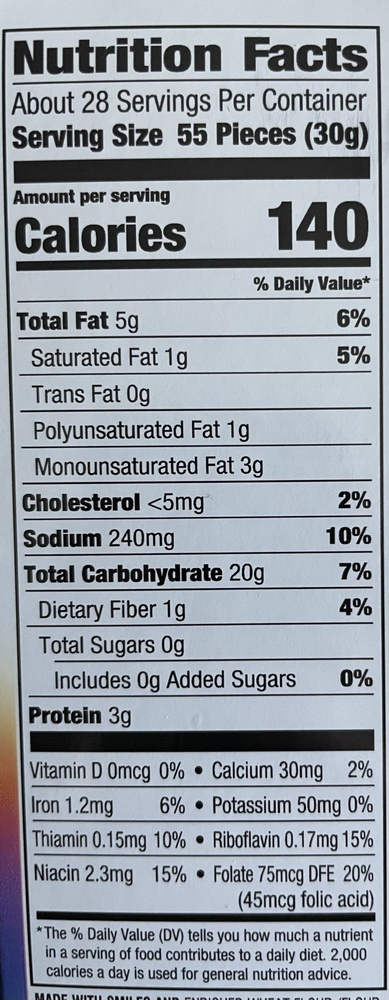
#> input picture Input Images/Goldfish.jpg, 389 x 1000 px, shrunk from 1568 x 4029 before the run, found by its file name
$ python 'Text Detection.py'
#> lines starting #> are read from the running program, lines starting #| are printed output that depends on the picture; after the words box and inside, x2 and y2 are one past the last pixel; in counts of white or black regions, pixels touching at a corner belong together
import cv2
import os
import pytesseract

directory = os.getcwd()
inputDirectory = directory + r"\Input Images"
outImgDirectory = directory + r"\Output Images"
outFilesDirectory = directory + r"\Output Files"

pytesseract.pytesseract.tesseract_cmd = r'C:\Program Files\Tesseract-OCR\tesseract.exe'


# [6 lines of commented-out code are left out]
inputImgName = r'/Goldfish.jpg'
inputImgDir = inputDirectory + inputImgName


img = cv2.imread(inputImgDir)
#> img is the input picture: shape (1000, 389, 3); mean B, G, R 165.8, 157.3, 150.6
# Converts the frame from color to grey

grey = cv2.cvtColor(img, cv2.COLOR_BGR2GRAY)

greyImgName = r"\Grey Image.jpg"
greyImgDir = outImgDirectory + greyImgName
cv2.imwrite(greyImgDir, grey)

# Perform OTSU threshold
technique = cv2.THRESH_OTSU
# technique = cv2.THRESH_BINARY_INV

# ret, thresh1 = cv2.threshold(grey, 0, 255, technique)
ret, thresh1 = cv2.threshold(grey, 0, 255, cv2.THRESH_OTSU | cv2.THRESH_BINARY_INV)
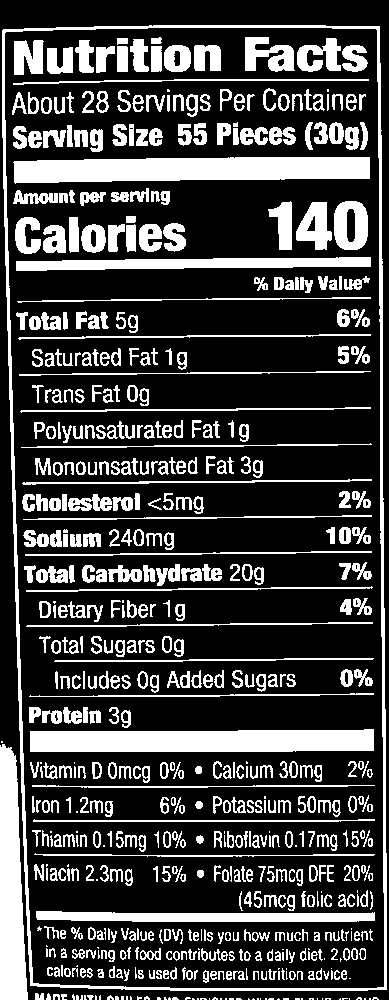
#> thresh1: shape (1000, 389); 25.4% white; 639 white regions (98 under 20 px), largest, box (x1, y1, x2, y2) and area: (2, 25, 387, 991) 8434, (13, 157, 370, 184) 7972, (30, 729, 374, 752) 7290
#> ret = 119


threshImg = outImgDirectory + r"\Threshold Image.jpg"
cv2.imwrite(threshImg, thresh1)

# Specifying structure shape and kernel size
# increases or decreases the area of the rectangle to be detected
# A smaller value like (10, 10) will detect each word instead of a sentence
rect_kernel = cv2.getStructuringElement(cv2.MORPH_RECT, (8, 8))

# Applying dilation on the threshold image
dilation = cv2.dilate(thresh1, rect_kernel, iterations=1)
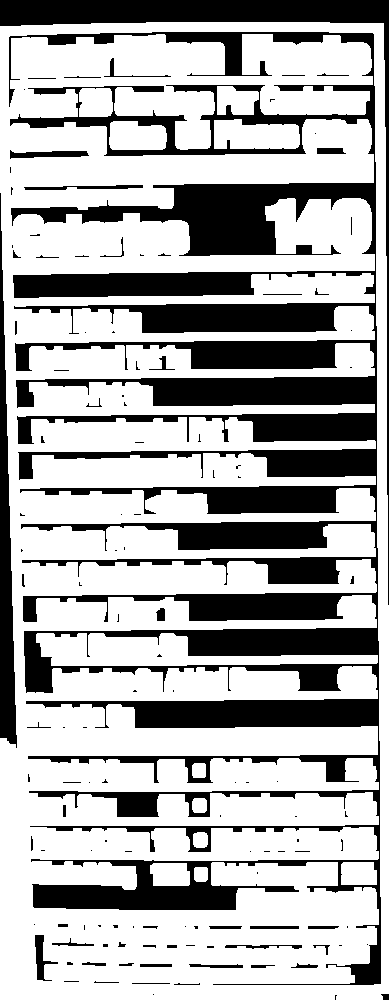
#> dilation: shape (1000, 389); 68.1% white; 123 black regions (76 under 20 px)

dilationImg = outImgDirectory + r"\Dilation Image.jpg"
cv2.imwrite(dilationImg, dilation)

# Finding contours
contours, hierarchy = cv2.findContours(dilation, cv2.RETR_EXTERNAL, cv2.CHAIN_APPROX_NONE)
#> contours = 1 contour; box (x1, y1, x2, y2) and area: (0, 22, 389, 1000) 372602

im2 = img.copy()

recognizedTxtName = r"\Recognized Words.txt"
recognizedTxtFile = outFilesDirectory + recognizedTxtName

file = open(recognizedTxtFile, "w+")
file.write("")
file.close()

# Loops through the identified contours
# Then rectangular part is cropped and passed on to
# pytesseract for extracting text from it
# Extracted text is then written into the text file
i = 0
print("Number of Rectangles to draw: " + str(len(contours)))
#| Number of Rectangles to draw: 1
print("Drawing Rectangles:")
for cnt in contours:
    i += 1
    percentComplete = '%.2f' % (i/len(contours) * 100)
    print(str(percentComplete) + "%")
    # print("Drawing Rectangle: " + str(i))
    # print("Drawing Rectangle")
    x, y, w, h = cv2.boundingRect(cnt)

    # Drawing a rectangle on the image
    rect = cv2.rectangle(im2, (x, y), (x + w, y + h), (0, 255, 0), 2)

    # Cropping the text block for giving input to OCR
    cropped = im2[y:y + h, x:x + w]

    file = open(recognizedTxtFile, "a")

    # Apply OCR on the cropped image
#> (the run stopped early here; a loop or call above may not have finished)
